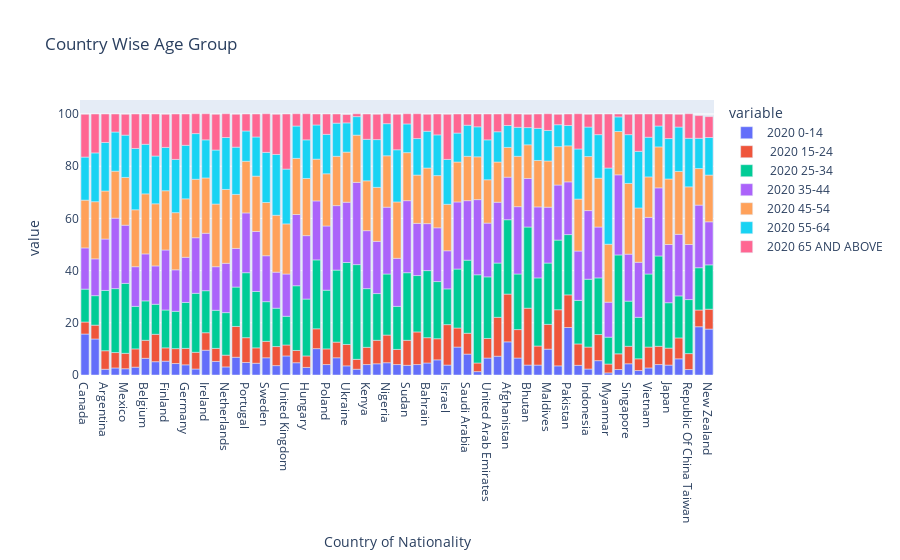

Notebook code cell kept with this figure:
### Code cell
px.bar(df, df.index,['2020 0-14', ' 2020 15-24', ' 2020 25-34',
       '2020 35-44', '2020 45-54',
       '2020 55-64', '2020 65 AND ABOVE'], title='Country Wise Age Group')

### Figure 1 — Plotly figure (JSON) as saved in the notebook; plotly's stock layout.template omitted (floating-point values rounded to 4 significant figures)
{"data": [{"alignmentgroup": "True", "hovertemplate": "variable=2020 0-14<br>Country of Nationality=%{x}<br>value=%{y}<extra></extra>", "legendgroup": "2020 0-14", "marker": {"color": "#636efa", "pattern": {"shape": ""}}, "name": "2020 0-14", "offsetgroup": "2020 0-14", "orientation": "v", "showlegend": true, "textposition": "auto", "type": "bar", "x": ["Canada", "United States Of America", "Argentina", "Brazil", "Mexico", "Austria", "Belgium", "Denmark", "Finland", "France", "Germany", "Greece", "Ireland", "Italy", "Netherlands", "Norway", "Portugal", "Spain", "Sweden", "Switzerland", "United Kingdom", "Czech Rep.", "Hungary", "Kazakhstan", "Poland", "Russian Federation", "Ukraine", "Egypt", "Kenya", "Mauritius", "Nigeria", "South Africa", "Sudan", "Tanzania", "Bahrain", "Iraq", "Israel", "Oman", "Saudi Arabia", "Turkey", "United Arab Emirates", "Yemen", "Afghanistan", "Bangladesh", "Bhutan", "Iran", "Maldives", "Nepal", "Pakistan", "Sri Lanka", "Indonesia", "Malaysia", "Myanmar", "Philippines", "Singapore", "Thailand", "Vietnam", "China", "Japan", "Korea (Republic Of ", "Republic Of China Taiwan", "Australia", "New Zealand"], "xaxis": "x", "y": [15.7, 13.8, 2.2, 2.7, 2.4, 3, 6.4, 5.1, 5.3, 4.4, 3.9, 2.3, 9.5, 5.2, 3.1, 6.8, 4.8, 4.5, 6.6, 3.6, 7.3, 4.7, 2.9, 10.1, 4, 6.6, 3.5, 2.2, 4, 4.3, 4.7, 4, 3.7, 4, 4.6, 5.8, 3.8, 10.7, 8, 1.3, 6.5, 7.2, 12.7, 6.5, 3.8, 3.8, 9.9, 3.5, 18.2, 3.7, 2.3, 5.5, 0.8, 2.1, 4.3, 1.7, 2.7, 4, 3.8, 6.2, 2.1, 18.5, 17.6], "yaxis": "y"}, {"alignmentgroup": "True", "hovertemplate": "variable= 2020 15-24<br>Country of Nationality=%{x}<br>value=%{y}<extra></extra>", "legendgroup": " 2020 15-24", "marker": {"color": "#EF553B", "pattern": {"shape": ""}}, "name": " 2020 15-24", "offsetgroup": " 2020 15-24", "orientation": "v", "showlegend": true, "textposition": "auto", "type": "bar", "x": ["Canada", "United States Of America", "Argentina", "Brazil", "Mexico", "Austria", "Belgium", "Denmark", "Finland", "France", "Germany", "Greece", "Ireland", "Italy", "Netherlands", "Norway", "Portugal", "Spain", "Sweden", "Switzerland", "United Kingdom", "Czech Rep.", "Hungary", "Kazakhstan", "Poland", "Russian Federation", "Ukraine", "Egypt", "Kenya", "Mauritius", "Nigeria", "South Africa", "Sudan", "Tanzania", "Bahrain", "Iraq", "Israel", "Oman", "Saudi Arabia", "Turkey", "United Arab Emirates", "Yemen", "Afghanistan", "Bangladesh", "Bhutan", "Iran", "Maldives", "Nepal", "Pakistan", "Sri Lanka", "Indonesia", "Malaysia", "Myanmar", "Philippines", "Singapore", "Thailand", "Vietnam", "China", "Japan", "Korea (Republic Of ", "Republic Of China Taiwan", "Australia", "New Zealand"], "xaxis": "x", "y": [4.6, 5.3, 7.1, 5.9, 5.9, 7, 6.9, 10.5, 5.1, 5.7, 6.3, 6.4, 6.7, 5, 4.5, 11.8, 9.5, 5.9, 6.3, 7.3, 4.2, 4.7, 4.4, 7.6, 6, 6, 8.2, 3.8, 6.6, 9, 10.6, 5.8, 9.6, 12.5, 9.7, 8.1, 15.5, 7.3, 8, 3.3, 7.5, 14.9, 18.3, 10.9, 21.8, 7.3, 9.5, 21.5, 12.5, 8.2, 8.4, 10, 3.4, 6, 6.7, 4.5, 8, 7, 6.5, 8, 6.1, 6.4, 7.6], "yaxis": "y"}, {"alignmentgroup": "True", "hovertemplate": "variable= 2020 25-34<br>Country of Nationality=%{x}<br>value=%{y}<extra></extra>", "legendgroup": " 2020 25-34", "marker": {"color": "#00cc96", "pattern": {"shape": ""}}, "name": " 2020 25-34", "offsetgroup": " 2020 25-34", "orientation": "v", "showlegend": true, "textposition": "auto", "type": "bar", "x": ["Canada", "United States Of America", "Argentina", "Brazil", "Mexico", "Austria", "Belgium", "Denmark", "Finland", "France", "Germany", "Greece", "Ireland", "Italy", "Netherlands", "Norway", "Portugal", "Spain", "Sweden", "Switzerland", "United Kingdom", "Czech Rep.", "Hungary", "Kazakhstan", "Poland", "Russian Federation", "Ukraine", "Egypt", "Kenya", "Mauritius", "Nigeria", "South Africa", "Sudan", "Tanzania", "Bahrain", "Iraq", "Israel", "Oman", "Saudi Arabia", "Turkey", "United Arab Emirates", "Yemen", "Afghanistan", "Bangladesh", "Bhutan", "Iran", "Maldives", "Nepal", "Pakistan", "Sri Lanka", "Indonesia", "Malaysia", "Myanmar", "Philippines", "Singapore", "Thailand", "Vietnam", "China", "Japan", "Korea (Republic Of ", "Republic Of China Taiwan", "Australia", "New Zealand"], "xaxis": "x", "y": [12.6, 11.3, 23.1, 24.5, 26.8, 16.3, 15.1, 11.5, 14.5, 14.3, 17.6, 22.6, 16.1, 14.6, 16.3, 15.1, 24.9, 21.6, 15.2, 14.7, 11, 24.8, 21.8, 26.4, 22.5, 27.6, 31.4, 36.3, 22.5, 17.9, 23.4, 16.5, 25.9, 21.6, 25.7, 21.9, 13.7, 22.6, 28, 33.8, 23.6, 20.8, 28.5, 21.3, 31.1, 26.1, 23.5, 26.7, 23.1, 16.7, 26, 21.7, 10.3, 37.9, 17.3, 15.9, 28, 34.6, 17.4, 16.1, 20.7, 16.2, 17], "yaxis": "y"}, {"alignmentgroup": "True", "hovertemplate": "variable=2020 35-44<br>Country of Nationality=%{x}<br>value=%{y}<extra></extra>", "legendgroup": "2020 35-44", "marker": {"color": "#ab63fa", "pattern": {"shape": ""}}, "name": "2020 35-44", "offsetgroup": "2020 35-44", "orientation": "v", "showlegend": true, "textposition": "auto", "type": "bar", "x": ["Canada", "United States Of America", "Argentina", "Brazil", "Mexico", "Austria", "Belgium", "Denmark", "Finland", "France", "Germany", "Greece", "Ireland", "Italy", "Netherlands", "Norway", "Portugal", "Spain", "Sweden", "Switzerland", "United Kingdom", "Czech Rep.", "Hungary", "Kazakhstan", "Poland", "Russian Federation", "Ukraine", "Egypt", "Kenya", "Mauritius", "Nigeria", "South Africa", "Sudan", "Tanzania", "Bahrain", "Iraq", "Israel", "Oman", "Saudi Arabia", "Turkey", "United Arab Emirates", "Yemen", "Afghanistan", "Bangladesh", "Bhutan", "Iran", "Maldives", "Nepal", "Pakistan", "Sri Lanka", "Indonesia", "Malaysia", "Myanmar", "Philippines", "Singapore", "Thailand", "Vietnam", "China", "Japan", "Korea (Republic Of ", "Republic Of China Taiwan", "Australia", "New Zealand"], "xaxis": "x", "y": [15.8, 14.1, 19.7, 27, 22.3, 15.2, 18, 14.7, 23, 15.9, 17.3, 21.3, 22, 16.7, 18.9, 14.8, 22.9, 23, 17.6, 13.8, 16.2, 27.3, 24.3, 22.6, 24.6, 24.7, 23.1, 31.5, 22.2, 20, 25.6, 18.4, 27.6, 20, 18, 20.6, 14.6, 25.7, 22.8, 28.8, 20.6, 23.3, 16.3, 25.8, 18.6, 27.2, 21.4, 21.1, 20.2, 18.9, 26.3, 19.5, 13.4, 30.7, 18, 21.1, 21.7, 26.1, 22.3, 23.6, 21.1, 24, 16.5], "yaxis": "y"}, {"alignmentgroup": "True", "hovertemplate": "variable=2020 45-54<br>Country of Nationality=%{x}<br>value=%{y}<extra></extra>", "legendgroup": "2020 45-54", "marker": {"color": "#FFA15A", "pattern": {"shape": ""}}, "name": "2020 45-54", "offsetgroup": "2020 45-54", "orientation": "v", "showlegend": true, "textposition": "auto", "type": "bar", "x": ["Canada", "United States Of America", "Argentina", "Brazil", "Mexico", "Austria", "Belgium", "Denmark", "Finland", "France", "Germany", "Greece", "Ireland", "Italy", "Netherlands", "Norway", "Portugal", "Spain", "Sweden", "Switzerland", "United Kingdom", "Czech Rep.", "Hungary", "Kazakhstan", "Poland", "Russian Federation", "Ukraine", "Egypt", "Kenya", "Mauritius", "Nigeria", "South Africa", "Sudan", "Tanzania", "Bahrain", "Iraq", "Israel", "Oman", "Saudi Arabia", "Turkey", "United Arab Emirates", "Yemen", "Afghanistan", "Bangladesh", "Bhutan", "Iran", "Maldives", "Nepal", "Pakistan", "Sri Lanka", "Indonesia", "Malaysia", "Myanmar", "Philippines", "Singapore", "Thailand", "Vietnam", "China", "Japan", "Korea (Republic Of ", "Republic Of China Taiwan", "Australia", "New Zealand"], "xaxis": "x", "y": [18.3, 21.9, 18.4, 18, 18.3, 21.8, 23, 23.8, 22.7, 21.9, 22.4, 22.4, 21.2, 24, 28.3, 20.7, 19.8, 21.2, 20.4, 21.8, 19.2, 21.5, 21.9, 16, 20, 18.9, 19.2, 18.1, 19.1, 20.7, 19.7, 21.6, 18.4, 18.5, 21.3, 20, 17.8, 15.3, 17, 16.4, 16.6, 15.4, 11.4, 19.3, 12.9, 17.8, 17.7, 14.7, 13.8, 19.9, 20.7, 18.7, 22.2, 16.6, 27.1, 20.8, 15.5, 15.7, 25.1, 24.1, 22.1, 14, 17.9], "yaxis": "y"}, {"alignmentgroup": "True", "hovertemplate": "variable=2020 55-64<br>Country of Nationality=%{x}<br>value=%{y}<extra></extra>", "legendgroup": "2020 55-64", "marker": {"color": "#19d3f3", "pattern": {"shape": ""}}, "name": "2020 55-64", "offsetgroup": "2020 55-64", "orientation": "v", "showlegend": true, "textposition": "auto", "type": "bar", "x": ["Canada", "United States Of America", "Argentina", "Brazil", "Mexico", "Austria", "Belgium", "Denmark", "Finland", "France", "Germany", "Greece", "Ireland", "Italy", "Netherlands", "Norway", "Portugal", "Spain", "Sweden", "Switzerland", "United Kingdom", "Czech Rep.", "Hungary", "Kazakhstan", "Poland", "Russian Federation", "Ukraine", "Egypt", "Kenya", "Mauritius", "Nigeria", "South Africa", "Sudan", "Tanzania", "Bahrain", "Iraq", "Israel", "Oman", "Saudi Arabia", "Turkey", "United Arab Emirates", "Yemen", "Afghanistan", "Bangladesh", "Bhutan", "Iran", "Maldives", "Nepal", "Pakistan", "Sri Lanka", "Indonesia", "Malaysia", "Myanmar", "Philippines", "Singapore", "Thailand", "Vietnam", "China", "Japan", "Korea (Republic Of ", "Republic Of China Taiwan", "Australia", "New Zealand"], "xaxis": "x", "y": [16.5, 18.7, 18.6, 15, 16.2, 23.5, 19, 18.3, 16.6, 20.4, 20.5, 17.5, 14.6, 20.7, 19.9, 18.1, 11.6, 15, 19.2, 23.3, 21, 12.4, 14.8, 13.1, 15.1, 12.7, 11.2, 7.1, 15.9, 18.3, 12.3, 20, 11, 14, 14.1, 15.6, 17.2, 11.1, 11.9, 11.5, 15.3, 11.6, 8.4, 11.1, 6.6, 12.3, 11.7, 8.4, 7.8, 19.2, 11.3, 16.7, 29.2, 5.6, 18.7, 21.7, 15.2, 8, 15.5, 17, 18.6, 11.6, 14.4], "yaxis": "y"}, {"alignmentgroup": "True", "hovertemplate": "variable=2020 65 AND ABOVE<br>Country of Nationality=%{x}<br>value=%{y}<extra></extra>", "legendgroup": "2020 65 AND ABOVE", "marker": {"color": "#FF6692", "pattern": {"shape": ""}}, "name": "2020 65 AND ABOVE", "offsetgroup": "2020 65 AND ABOVE", "orientation": "v", "showlegend": true, "textposition": "auto", "type": "bar", "x": ["Canada", "United States Of America", "Argentina", "Brazil", "Mexico", "Austria", "Belgium", "Denmark", "Finland", "France", "Germany", "Greece", "Ireland", "Italy", "Netherlands", "Norway", "Portugal", "Spain", "Sweden", "Switzerland", "United Kingdom", "Czech Rep.", "Hungary", "Kazakhstan", "Poland", "Russian Federation", "Ukraine", "Egypt", "Kenya", "Mauritius", "Nigeria", "South Africa", "Sudan", "Tanzania", "Bahrain", "Iraq", "Israel", "Oman", "Saudi Arabia", "Turkey", "United Arab Emirates", "Yemen", "Afghanistan", "Bangladesh", "Bhutan", "Iran", "Maldives", "Nepal", "Pakistan", "Sri Lanka", "Indonesia", "Malaysia", "Myanmar", "Philippines", "Singapore", "Thailand", "Vietnam", "China", "Japan", "Korea (Republic Of ", "Republic Of China Taiwan", "Australia", "New Zealand"], "xaxis": "x", "y": [16.4, 14.9, 10.9, 6.9, 8, 13.2, 11.6, 16.1, 12.7, 17.4, 12, 7.6, 10, 13.7, 9.1, 12.6, 6.5, 8.8, 14.8, 15.4, 21.1, 4.7, 10, 4.2, 7.8, 3.5, 3.2, 1.1, 9.7, 9.7, 3.8, 13.6, 3.9, 9.5, 6.5, 8, 17.3, 7.3, 4.3, 4.9, 9.9, 6.8, 4.5, 5.1, 5.1, 5.5, 6.4, 4, 4.4, 13.5, 4.9, 7.9, 20.7, 1.1, 7.8, 14.3, 8.9, 4.6, 9.4, 4.9, 9.4, 8.7, 8], "yaxis": "y"}], "layout": {"barmode": "relative", "legend": {"title": {"text": "variable"}, "tracegroupgap": 0}, "title": {"text": "Country Wise Age Group"}, "xaxis": {"anchor": "y", "domain": [0, 1], "title": {"text": "Country of Nationality"}}, "yaxis": {"anchor": "x", "domain": [0, 1], "title": {"text": "value"}}}}
